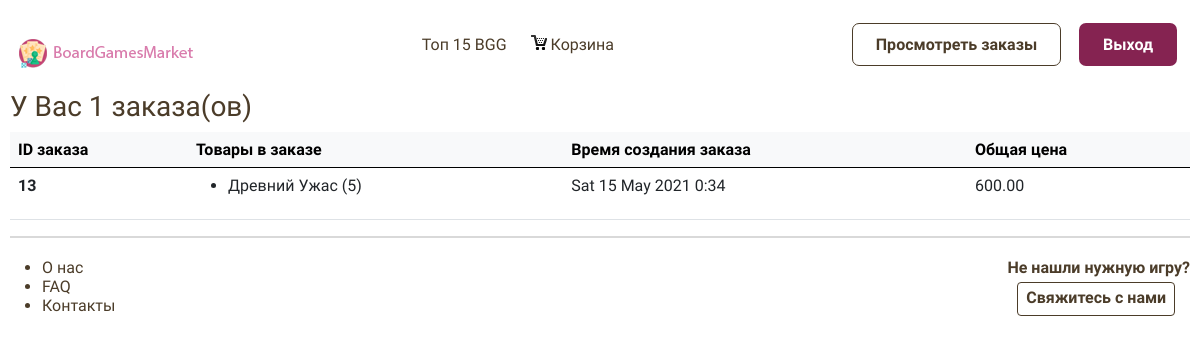
/catalog/cart/list-order (signed in), run on the app's committed database.
### bgsite/apps/boardgames/models.py (models this page shows, shortened)
class Order(models.Model):
    cart = models.ForeignKey("Cart", verbose_name="Корзина", on_delete=models.CASCADE)
    created = models.DateTimeField(auto_now_add=True)

class CartProduct(models.Model):
    boardgame = models.ForeignKey(
        "BoardGame", verbose_name=("Товар"), on_delete=models.CASCADE)
    qty = models.PositiveIntegerField(
        verbose_name=("Количество товара"), default=1)
    price_for_product = models.DecimalField(
        'Цена для товара', max_digits=7, decimal_places=2)

class BoardGame(models.Model):
    name = models.CharField('Название игры', max_length=50)
    eng_name = models.CharField(
        "Название игры на английском", max_length=50, blank=True)
    description = models.TextField('Описание')
    quantity = models.IntegerField("Количество", validators=[MinValueValidator(
        limit_value=0, message="Не может быть меньше 0 игр")])
    price = models.DecimalField('Цена', max_digits=5, decimal_places=2)
    add_date = models.DateField('Дата добавления', default=timezone.now())
    img = models.ImageField("Обложка игры", upload_to='bgpictures/')
    slug = models.SlugField("Название для URL", blank=True, unique=True)
    objects = BoardGameManager()

class Cart(models.Model):
    owner = models.ForeignKey("login_registration.Customer", verbose_name=(
        "Владелец"), on_delete=models.CASCADE, null=True)
    products = models.ManyToManyField(
        "CartProduct", verbose_name=("Товары в корзине"), blank=True)
    total_product = models.PositiveIntegerField(
        verbose_name="Всего товаров в корзине", default=0)
    final_price = models.DecimalField(
        "Цена для всей корзины", max_digits=7, decimal_places=2, default=0)
    in_order = models.BooleanField(default=False)
    for_anonymous_user = models.BooleanField(default=False)

### bgsite/apps/boardgames/views.py (the view)
# urls.py: path("cart/list-order", ListOrderView.as_view(), name="list_order"),
class ListOrderView(SuggestionFormMixin, CartMixin, View):
    def get(self, request, *args, **kwargs):
        qs = Order.objects.filter(cart__owner__user=request.user)
        data = {
            "orders": qs,
            "form": self.get_form(),
            "cart": self.cart
        }
        return render(request, "boardgames/orders_list.html", context=data)

### bgsite/apps/boardgames/mixins.py (called while the page is built)
    def dispatch(self, request, *args, **kwargs):
        if request.user.is_authenticated:
            customer = Customer.objects.get(user=request.user)
            cart = Cart.objects.filter(owner=customer, in_order=False).first()
            if not cart:
                cart = Cart.objects.create(owner=customer)
        else:
            cart = Cart.objects.filter(for_anonymous_user=True).first()
            if not cart:
                cart = Cart.objects.create(for_anonymous_user=True)
        self.cart = cart
        return super().dispatch(request, *args, **kwargs)

### bgsite/templates/boardgames/orders_list.html (shortened to what this page needs)
{% extends '../home.html' %}
{% load static %}
{% block css %}
<link href="https://cdn.jsdelivr.net/npm/bootstrap@5.0.0-beta2/dist/css/bootstrap.min.css" rel="stylesheet"
>
<link rel="stylesheet" type="text/css" href={% static '/boardgames/css/style.css' %}>
<link type="text/css" href={% static '/boardgames/css/jquery.nice-number.css' %} rel="stylesheet">
<link type="text/css" href={% static '/boardgames/css/cart.css' %} rel="stylesheet">
{% endblock css %}
{% block content %}
<section class="cart">
    <div class="container">
    {% if not orders.count %}
        <h3>У Вас нет заказов</h3>
    {% else %}
        <h3>У Вас {{orders.count}} заказа(ов)</h3>
        <table class="table">
            <thead class="table-light">
                <tr>
                    <th scope="col">ID заказа</th>
                    <th scope="col">Товары в заказе</th>
                    <th scope="col">Время создания заказа</th>
                    <th scope="col">Общая цена</th>
                </tr>
            </thead>
            <tbody>
                {% for order in orders %}
                <tr>
                    <th><span class="title">{{order.id}}</span></th>
                    <td>
                        <ul>
                        {% for cart_prod in order.cart.products.all %}
                        <li>{{cart_prod.boardgame.name}} ({{cart_prod.qty}})</li>
                        {% endfor %}
                        </ul>
                    </td>
                    <td>{{order.created|date:"D d M Y G:i"}}</td>
                    <td>{{order.cart.final_price}}</td>
                {% endfor %}
            </tbody>
        </table>
    {% endif %}
    </div>
</section>
{% endblock content %}

### bgsite/static/boardgames/css/style.css (style rules this page uses)
* { box-sizing: border-box; }
body { margin: 0; font-family: 'Andika New Basic', sans-serif; font-weight: 400; font-style: normal; font-size: 1rem; line-height: normal; color: rgb(75, 60, 41); }
.container { max-width: 1224px; margin: 0 auto; padding: 0px 10px; }

### data on the page
Order: id "13", created "Sat 15 May 2021 0:34", cart.final_price "600.00"
CartProduct: boardgame.name "Древний Ужас", qty "5"

### other printed values
{{ orders.count }} "1"
